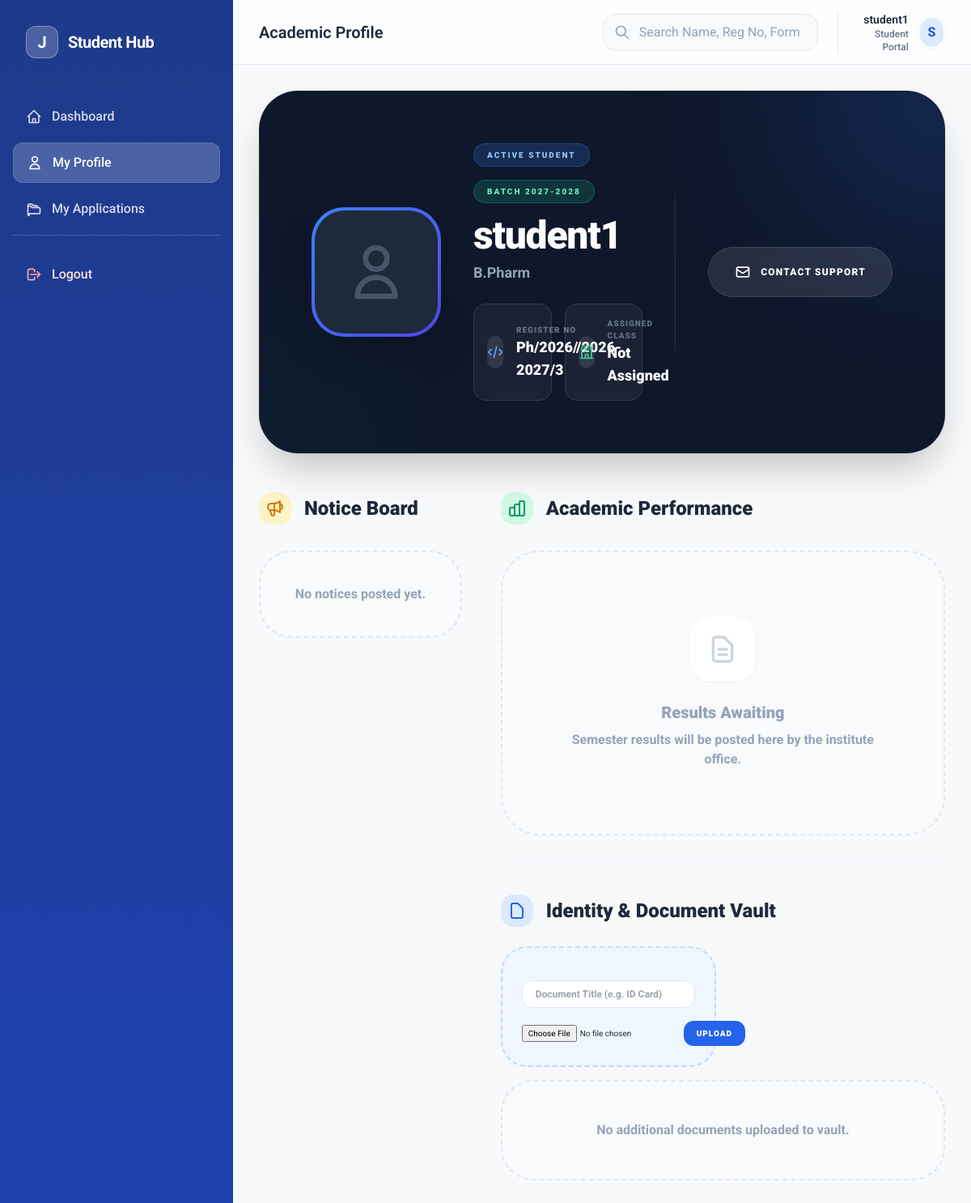
/student-profile/ (signed in), run on an earlier commit of the app's database.
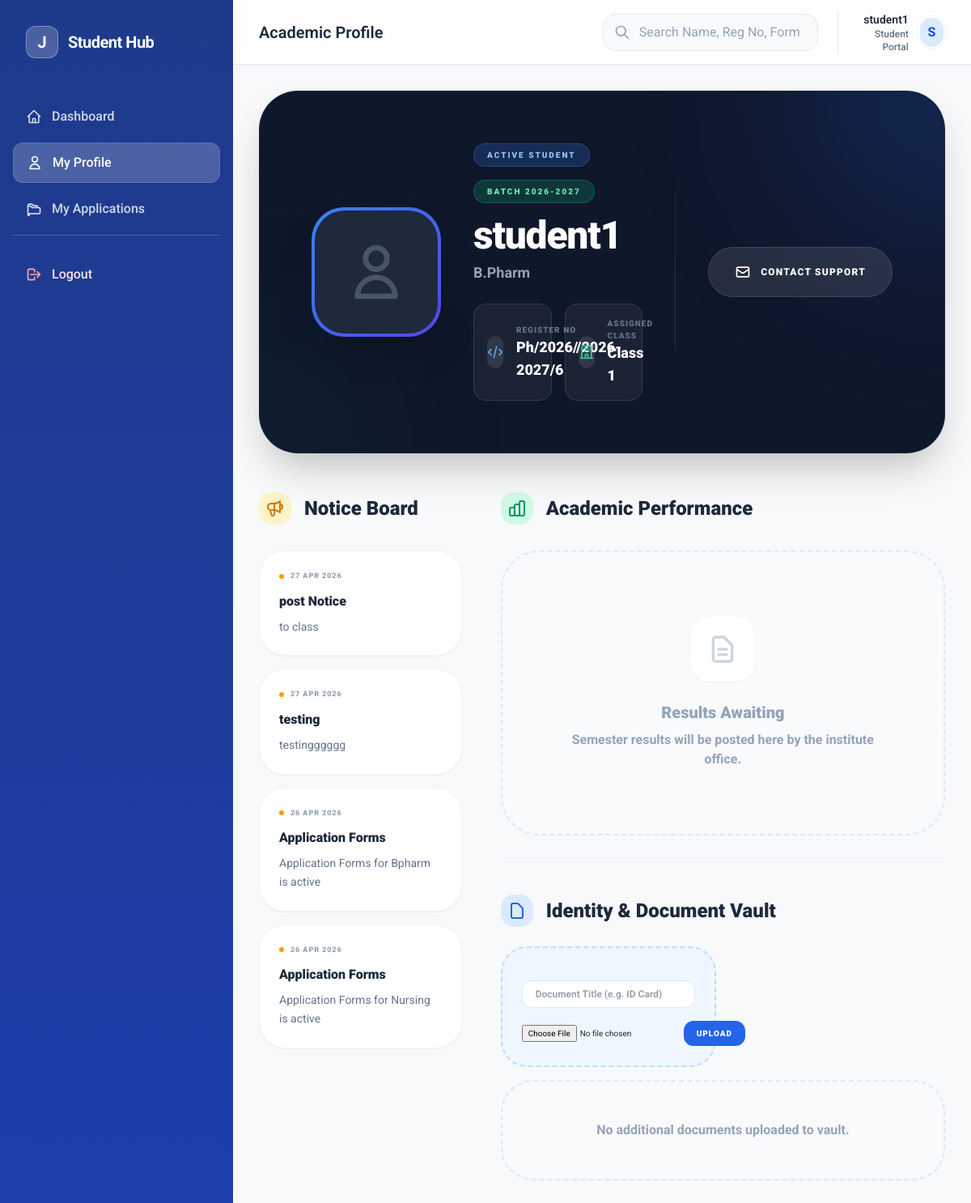
And on a later commit of the database.
### applications/models.py (models this page shows, shortened)
class Admission(models.Model):
    ADMISSION_STATUS = [
        ('active', 'Active'),
        ('warned', 'Warned'),
        ('suspended', 'Suspended'),
        ('trashed', 'Trashed'),
    ]
    application = models.OneToOneField(
        Application,
        on_delete=models.CASCADE,
        related_name='admission',
        null=True,
        blank=True
    )
    registration_id = models.CharField(max_length=50, unique=True, null=True, blank=True)
    register_number = models.CharField(max_length=100, unique=True, null=True, blank=True, db_index=True)
    annual_serial = models.IntegerField(default=1)
    date_of_join = models.DateField()
    selected_course = models.ForeignKey(Course, on_delete=models.PROTECT)
    joining_period = models.ForeignKey(
        CourseSubCategory,
        on_delete=models.SET_NULL,
        null=True,
        blank=True,
        related_name='admissions'
    )
    fee_category = models.ForeignKey(FeeCategory, on_delete=models.PROTECT)
    assigned_class = models.ForeignKey('academics.Class', on_delete=models.SET_NULL, null=True, blank=True, related_name='admissions')
    calculated_fee = models.DecimalField(max_digits=10, decimal_places=2)
    discount_amount = models.DecimalField(max_digits=10, decimal_places=2, default=0)
    discount_reason = models.TextField(blank=True, null=True)
    final_fee = models.DecimalField(max_digits=10, decimal_places=2)
    status = models.CharField(max_length=20, choices=ADMISSION_STATUS, default='active', db_index=True)
    status_reason = models.TextField(blank=True, null=True)
    status_updated_at = models.DateTimeField(auto_now=True)
    care_of = models.CharField(max_length=255, blank=True, null=True)
    guardian_name = models.CharField(max_length=255)
    guardian_mobile = models.CharField(max_length=20)
    relationship = models.CharField(max_length=100)
    guardian_address = models.TextField()
    created_at = models.DateTimeField(auto_now_add=True)
    class Meta:
        ordering = ['-created_at']

class Application(models.Model):
    student = models.ForeignKey(User, on_delete=models.CASCADE)
    institute = models.ForeignKey(Institute, on_delete=models.CASCADE)
    academic_year = models.ForeignKey(AcademicYear, on_delete=models.CASCADE, null=True)
    course = models.ForeignKey(Course, on_delete=models.CASCADE)
    status = models.CharField(
        max_length=20,
        choices=[
            ('pending', 'Pending'),
            ('selected', 'Selected'),
            ('rejected', 'Rejected'),
            ('hold', 'On Hold'),
        ],
        default='pending'
    )
    remarks = models.TextField(null=True, blank=True)
    created_at = models.DateTimeField(auto_now_add=True)
    class Meta:
        ordering = ['-created_at']

### institutes/models.py (models this page shows, shortened)
class AcademicYear(models.Model):
    institute = models.ForeignKey(
        Institute,
        on_delete=models.CASCADE,
        related_name='academic_years'
    )
    name = models.CharField(max_length=100)  # Example: 2025-2026
    start_date = models.DateField()
    end_date = models.DateField()
    is_active = models.BooleanField(default=True)
    class Meta:
        ordering = ['-id']

### accounts/models.py (models this page shows, shortened)
class User(AbstractUser):
    ROLE_CHOICES = (
        ('student', 'Student'),
        ('institute', 'Institute'),
    )
    role = models.CharField(max_length=50, choices=ROLE_CHOICES)
    mobile_number = models.CharField(max_length=15, unique=True, null=True, blank=True)
    institute = models.ForeignKey(
        'institutes.Institute',
        on_delete=models.SET_NULL,
        null=True,
        blank=True,
        related_name='users'
    )

### academics/models.py (models this page shows, shortened)
class Course(models.Model):
    institute = models.ForeignKey(
        Institute,
        on_delete=models.CASCADE,
        related_name='courses'
    )
    name = models.CharField(max_length=255)
    category = models.ForeignKey(
        CourseCategory,
        on_delete=models.SET_NULL,
        null=True,
        blank=True,
        related_name='courses'
    )
    course_code = models.CharField(max_length=20, unique=True, null=True, blank=True)
    course_category_type = models.CharField(max_length=10, default='semester', blank=True, null=True)
    course_category_labels = models.TextField(blank=True, null=True)
    class Meta:
        ordering = ['-id']

class Class(models.Model):
    institute = models.ForeignKey(Institute, on_delete=models.CASCADE, related_name='classes')
    course = models.ForeignKey(Course, on_delete=models.CASCADE, related_name='classes')
    academic_year = models.ForeignKey('institutes.AcademicYear', on_delete=models.CASCADE, related_name='classes')
    period = models.ForeignKey(CourseSubCategory, on_delete=models.SET_NULL, null=True, blank=True, related_name='classes')
    name = models.CharField(max_length=100) # e.g., Class A, Division B
    category = models.ForeignKey(CourseCategory, on_delete=models.SET_NULL, null=True, blank=True, related_name='classes')
    class Meta:
        verbose_name_plural = "Classes"
        ordering = ['-id']

class NoticeBoard(models.Model):
    institute = models.ForeignKey(Institute, on_delete=models.CASCADE, related_name='notices')
    title = models.CharField(max_length=255)
    content = models.TextField()
    course = models.ForeignKey(Course, on_delete=models.CASCADE, null=True, blank=True, related_name='notices')
    assigned_class = models.ForeignKey(Class, on_delete=models.CASCADE, null=True, blank=True, related_name='notices')
    file_attachment = models.FileField(upload_to='notices/', null=True, blank=True)
    is_active = models.BooleanField(default=True)
    created_at = models.DateTimeField(auto_now_add=True)
    class Meta:
        ordering = ['-created_at']

### applications/views.py (the view)
# urls.py: path('student-profile/', student_profile, name='student_profile'),
@login_required
def student_profile(request):
    admission = Admission.objects.filter(
        application__student=request.user,
        status='active'
    ).select_related('assigned_class', 'application__course', 'application__institute').first()
    if not admission:
        messages.error(request, "Academic Profile is only available after Admission.")
        return redirect('dashboard')
    notices = []
    target_institutes = set()
    if admission:
        target_institutes.add(admission.application.institute)
    else:
        user_apps = Application.objects.filter(student=request.user)
        for app in user_apps:
            target_institutes.add(app.institute)
    if target_institutes:
        from django.db.models import Q
        notices_qs = NoticeBoard.objects.filter(is_active=True, institute__in=list(target_institutes))
        if admission:
            notices = notices_qs.filter(
                Q(course=admission.application.course) |
                Q(assigned_class=admission.assigned_class) |
                Q(course__isnull=True, assigned_class__isnull=True)
            ).order_by('-created_at')[:10]
        else:
            notices = notices_qs.filter(
                course__isnull=True,
                assigned_class__isnull=True
            ).order_by('-created_at')[:10]
    timetable = None
    if admission.assigned_class:
        timetable = getattr(admission.assigned_class, 'timetable', None)
    results = AcademicResult.objects.filter(admission=admission).select_related('subject', 'period')
    results_by_period = {}
    for res in results:
        period_name = res.period.name
        if period_name not in results_by_period:
            results_by_period[period_name] = []
        results_by_period[period_name].append(res)
    uploaded_docs = StudentDocument.objects.filter(admission=admission)
    return render(request, 'student/profile.html', {
        'admission': admission,
        'notices': notices,
        'timetable': timetable,
        'results_by_period': results_by_period,
        'uploaded_docs': uploaded_docs
    })

### templates/student/profile.html (shortened to what the changed rows need)
{% extends "dashboard_base.html" %}
{% block sidebar_title %}Student Hub{% endblock %}
{% block header_title %}Academic Profile{% endblock %}
{% block content %}
<div class="max-w-7xl mx-auto space-y-12 pb-20">
    <div class="bg-slate-900 rounded-[3rem] p-10 md:p-16 text-white shadow-2xl relative overflow-hidden border border-white/5">
        <div class="relative flex flex-col md:flex-row items-center gap-10">
            <div class="text-center md:text-left flex-1">
                <div class="flex flex-wrap items-center justify-center md:justify-start gap-4 mb-4">
                    <span class="px-4 py-1.5 bg-blue-500/20 border border-blue-500/30 text-blue-300 rounded-full text-[10px] font-black uppercase tracking-[0.2em]">Active Student</span>
                    <span class="px-4 py-1.5 bg-emerald-500/20 border border-emerald-500/30 text-emerald-300 rounded-full text-[10px] font-black uppercase tracking-[0.2em]">Batch {{ admission.application.academic_year.name }}</span>
                </div>
                <h1 class="text-4xl md:text-5xl font-black mb-2 tracking-tight text-white">{{ admission.application.student.first_name|default:admission.application.student.username }}</h1>
                <p class="text-slate-400 text-lg font-bold mb-6 italic">{{ admission.application.course.name }}</p>
                <div class="grid grid-cols-1 sm:grid-cols-2 gap-4">
                    <div class="flex items-center gap-4 bg-white/5 p-4 rounded-2xl border border-white/10">
                        <div>
                            <p class="text-[10px] font-black text-slate-500 uppercase tracking-widest">Register No</p>
                            <p class="font-black text-lg text-white">{{ admission.register_number }}</p>
                        </div>
                    </div>
                    <div class="flex items-center gap-4 bg-white/5 p-4 rounded-2xl border border-white/10">
                        <div>
                            <p class="text-[10px] font-black text-slate-500 uppercase tracking-widest">Assigned Class</p>
                            <p class="font-black text-lg text-white">{{ admission.assigned_class.name|default:"Not Assigned" }}</p>
                        </div>
                    </div>
                </div>
            </div>
        </div>
    </div>
    <div class="grid grid-cols-1 lg:grid-cols-3 gap-12">
        <div class="lg:col-span-1 space-y-8">
            <div class="space-y-4">
                {% for notice in notices %}
                <div class="bg-white p-6 rounded-[2rem] border border-slate-100 shadow-sm hover:shadow-md transition-all group">
                    <p class="text-[9px] font-black text-slate-400 uppercase tracking-widest mb-3 flex items-center gap-2">
                        <span class="w-1.5 h-1.5 rounded-full bg-amber-500"></span>
                        {{ notice.created_at|date:"d M Y" }}
                    </p>
                    <h4 class="font-black text-slate-800 mb-2 group-hover:text-blue-600 transition-colors">{{ notice.title }}</h4>
                    <p class="text-sm text-slate-500 leading-relaxed">{{ notice.content|truncatewords:20 }}</p>
                </div>
                {% empty %}
                <div class="bg-slate-50 p-10 rounded-[2.5rem] border-2 border-dashed border-slate-200 text-center">
                    <p class="text-slate-400 font-bold italic">No notices posted yet.</p>
                </div>
                {% endfor %}
            </div>
        </div>
    </div>
</div>
{% endblock %}

What changed in the data, as far as the page shows it:
no longer on this page (row unchanged): Admission: application.academic_year.name "2027-2028", application.student.first_name "student1", application.course.name "B.Pharm", register_number "Ph/2026//2026-2027/3", assigned_class.name "Not Assigned"
added Admission: application.academic_year.name "2026-2027", application.student.first_name "student1", application.course.name "B.Pharm", register_number "Ph/2026//2026-2027/6", assigned_class.name "Class 1"
added NoticeBoard: created_at "27 APR 2026", title "post Notice", content "to class"
added NoticeBoard: created_at "27 APR 2026", title "testing", content "testingggggg"
added NoticeBoard: created_at "26 APR 2026", title "Application Forms", content "Application Forms for Bpharm is active"
added NoticeBoard: created_at "26 APR 2026", title "Application Forms", content "Application Forms for Nursing is active"
Also different on the page:
text no longer shown: "No notices posted yet."
